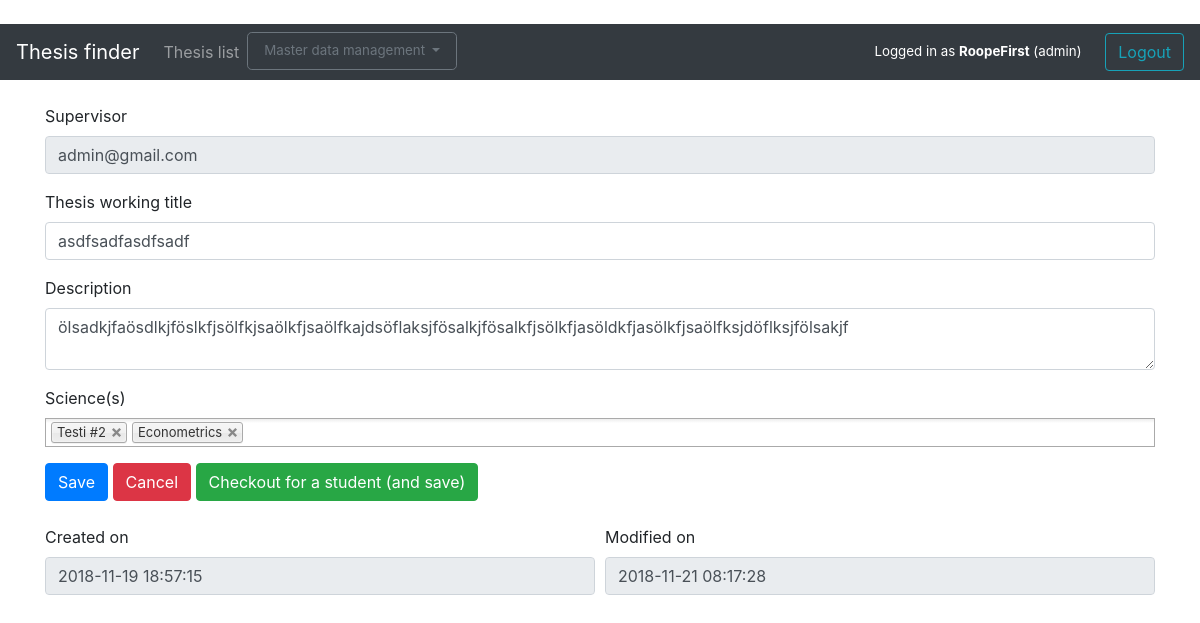
The app's page /theses/4/ (signed in), older data.
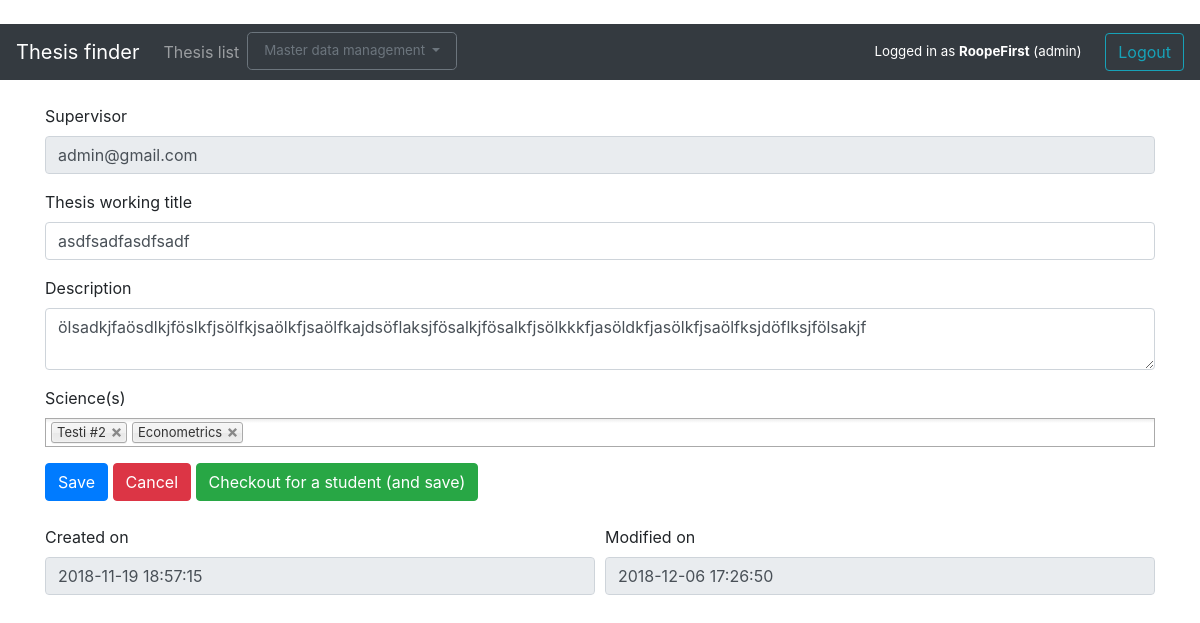
The same page, newer data.
### application/theses/models.py (models this page shows, shortened)
class Thesis(Base):
    thesisID = db.Column(db.Integer, primary_key=True)
    title = db.Column(db.String(144), nullable=False)
    description = db.Column(db.String(500), nullable=False)
    level = db.Column(db.Boolean)
    author = db.Column(db.String(144), nullable=True)
    status = db.Column(db.Integer)
    completedOn = db.Column(db.DateTime)
    reservedOn = db.Column(db.DateTime, nullable = True)
    userID = db.Column(db.String, db.ForeignKey('account.userID'),
                           nullable=False)
    science2thesis = db.relationship("Science", secondary = science2thesis,
                               backref=db.backref('theses', lazy = 'joined'))

### application/theses/views.py (the view)
@app.route("/theses/<thesis_id>/", methods=["GET"])
@login_required
def thesis_edit(thesis_id):
    t = Thesis.query.get(thesis_id)
    if not ((t.userID == current_user.userID and t.status == 0) or current_user.admin):
        return "Access denied"
    form = ThesisEditForm(obj=t, username = t.userID, createdon = t.createdOn, modifiedon = t.modifiedOn)
    sciences = Science.query.all()
    form.science.choices = [(science.scienceID, science.name) for science in sciences]
    thesis_scis = Science.query.join(science2thesis).join(Thesis).filter(science2thesis.c.thesisID == t.thesisID and science2thesis.c.scienceID == Science.scienceID).all()
    form.science.process_data([(sci.scienceID)  for sci in thesis_scis])
    return render_template("theses/edit.html", thesis = t, form = form)

### application/theses/forms.py
class ThesisEditForm(FlaskForm):
    username = StringField("Supervisor", render_kw={"readonly class": "form-control"})
    title = StringField("Thesis working title", [validators.Length(min=2, max=144)],  render_kw={"class": "form-control"})
    description = TextAreaField("Description", [validators.Length(min=5, max=500)],  render_kw={"class": "form-control"})
    science = SelectMultipleField('Science(s)',coerce=int,  render_kw={"class": "chosen-select"})
    createdon = DateTimeField("Created on", render_kw={"readonly class": "form-control"})
    modifiedon = DateTimeField("Modified on", render_kw={"readonly class": "form-control"})
    class Meta:
        csrf = False

### application/__init__.py (called while the page is built)
@login_manager.user_loader
def load_user(user_id):
    return User.query.get(user_id)

### application/templates/theses/edit.html (shortened to what this page needs)
{% extends "layout.html" %}
{% block body %}
<div class="container">
<form method="POST" action="{{ url_for('thesis_modify', thesis_id=thesis.thesisID) }}">
    <div class="form-group">
        {{ form.username.label }}
        {{ form.username }}
    </div>
    <div class="form-group">
        {{ form.title.label }}
        {{ form.title }}
    </div>
    <div class="form-group">
        {{ form.description.label }}
        {{ form.description }}
    </div>
    <div class="form-group">
        {{ form.science.label }}<br/>
        {{ form.science }}
    </div>
        <input class="btn btn-primary" name="action" type="submit" value="Save" />
        <a class="btn btn-danger" href="{{url_for('theses_index')}}" role="button">Cancel</a>
        <input class="btn btn-success" name="action" type="submit" value="Checkout for a student (and save)" />
    <br />
    <br />
    <div class="form-group">
        <div class="form-row">
            <div class="col">
                {{ form.createdon.label }}
                {{ form.createdon }}
            </div>
            <div class="col">
                {{ form.modifiedon.label }}
                {{ form.modifiedon }}
            </div>
        </div>
    </div>
</form>
</div>
{% endblock %}

Row changes from the older to the newer data that the page shows:
changed Thesis "asdfsadfasdfsadf": description "ölsadkjfaösdlkjföslkfjsölfkjsaölkfjsaölfkajdsöflaksjfösalkjfösalkfjsölkfjasöldkfjasölkfjsaölfksjdöflksjfölsakjf" → "ölsadkjfaösdlkjföslkfjsölfkjsaölkfjsaölfkajdsöflaksjfösalkjfösalkfjsölkkkfjasöldkfjasölkfjsaölfksjdöflksjfölsakjf"
Text that changed along with them:
form field modifiedon: "2018-11-21 08:17:28" → "2018-12-06 17:26:50"
